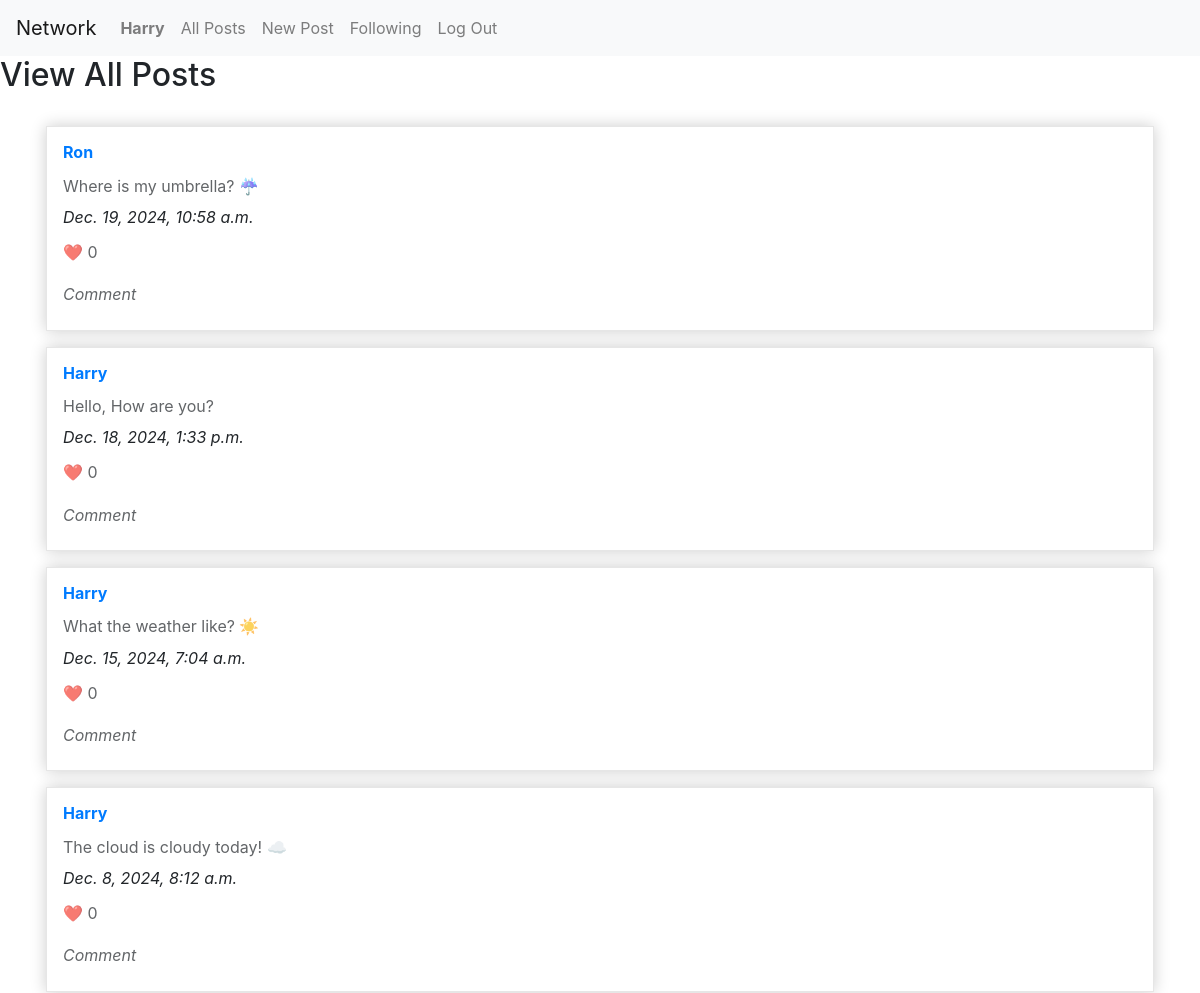
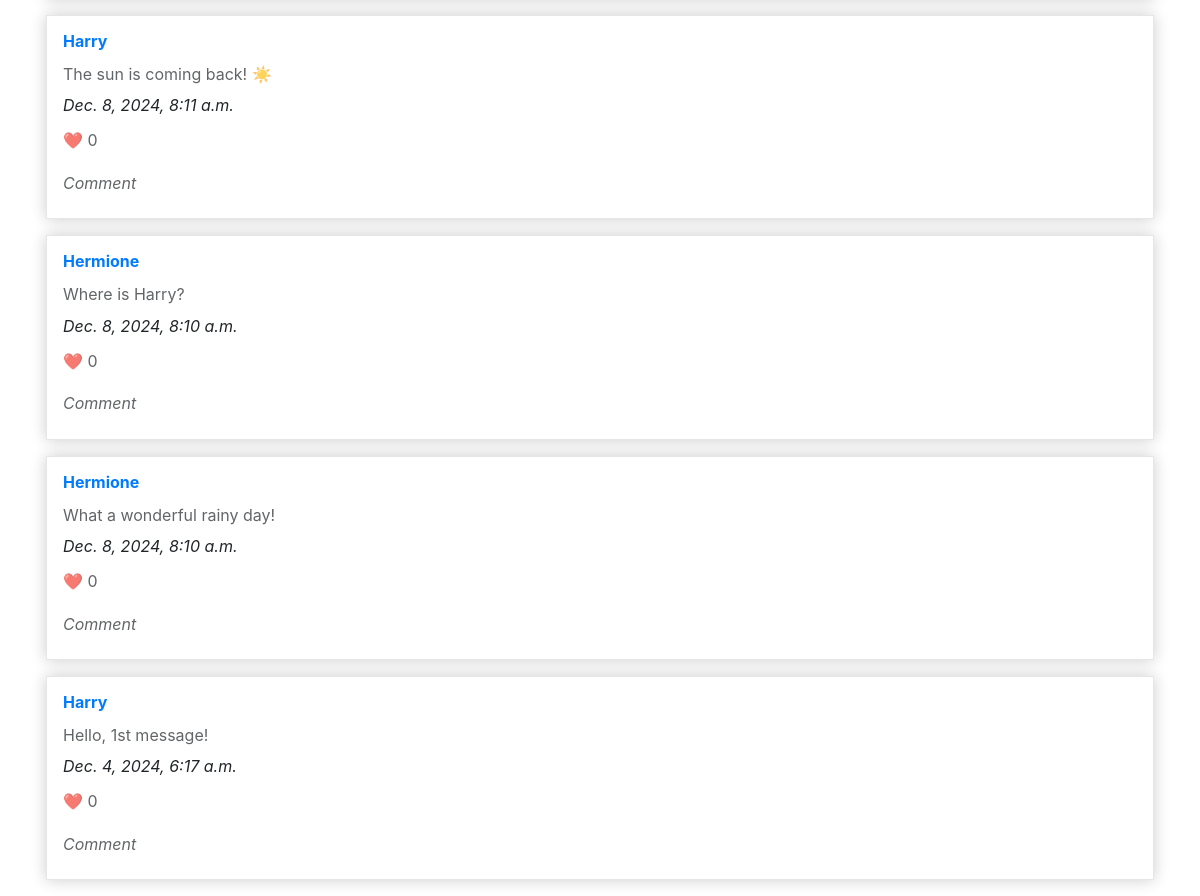
/ (signed in), run on the app's committed database (2 pictures, top to bottom).
### network/models.py (models this page shows)
class User(AbstractUser):
    pass

class Post(models.Model):
    user = models.ForeignKey("User", on_delete=models.CASCADE, related_name="posts")
    content = models.TextField()
    date = models.DateTimeField(auto_now_add=True)
    likes = models.ManyToManyField("User", related_name="liked_posts", blank=True)

### network/views.py (the view)
# urls.py: path("", views.index, name="index"),
def index(request):
    posts = Post.objects.all().filter().order_by("-date")
    return render(request, "network/index.html", {
        "posts": posts
    })

### network/templates/network/index.html
{% extends "network/layout.html" %}
{% load static %}
{% block body %}
  <h2>View All Posts</h2>
  <div class="container">
      {% for post in posts %}
        <div class="card-post">
          <h3><a href="{% url 'profile' post.user %}">{{post.user}}</a></h3>
          <p>
            {{ post.content }}
          </p>
          <i>{{post.date}}</i>
          <p>❤️ 0</p>
          <p><i>Comment</i></p>
        </div>
      {% endfor %}
    </div>
  </div>
{% endblock %}

### network/templates/network/layout.html (shortened to what this page needs)
{% load static %}
<!DOCTYPE html>
<html lang="en">
    <head>
        <link rel="stylesheet" href="https://stackpath.bootstrapcdn.com/bootstrap/4.4.1/css/bootstrap.min.css">
        <link href="{% static 'network/styles.css' %}" rel="stylesheet">
    </head>
    <body>
        <nav class="navbar navbar-expand-lg navbar-light bg-light">
            <a class="navbar-brand" href="{% url 'index' %}">Network</a>
            <div>
              <ul class="navbar-nav mr-auto">
                {% if user.is_authenticated %}
                    <li class="nav-item">
                        <a class="nav-link" href="{% url 'index' %}"><strong>{{ user.username }}</strong></a>
                    </li>
                {% endif %}
                <li class="nav-item">
                  <a class="nav-link" href="{% url 'index' %}">All Posts</a>
                </li>
                {% if user.is_authenticated %}
                    <li class="nav-item">
                      <a class="nav-link" href="{% url 'new_post' %}">New Post</a>
                    </li>
                    <li class="nav-item">
                        <a class="nav-link" href="{% url 'following' %}">Following</a>
                    </li>
                    <li class="nav-item">
                        <a class="nav-link" href="{% url 'logout' %}">Log Out</a>
                    </li>
                {% endif %}
              </ul>
            </div>
          </nav>
        <div class="body">
            {% block body %}
            {% endblock %}
    </body>
</html>

### network/static/network/styles.css (style rules this page uses)
.container { max-width: auto; margin-top: 32px; padding: 0 16px; }
.card-post { margin-bottom: 16px; padding: 1em; overflow: hidden; height: auto; background: white; border: solid 1px #e6e6e6; box-shadow: 0 0 15px rgba(0,0,0,0.2); display: flex; flex-direction: column; }
.card-post h3 { font-size: 16px; font-weight: bold; margin: 0; }
.card-post p { font-size: 16px; line-height: 1.4; opacity: .7; margin-bottom: 8px; margin-top: 12px; }

### data on the page
User: username "Harry"
Post: user "Ron", content "Where is my umbrella? ☔", date "Dec. 19, 2024, 10:58 a.m."
Post: user "Harry", content "Hello, How are you?", date "Dec. 18, 2024, 1:33 p.m."
Post: user "Harry", content "What the weather like? ☀️", date "Dec. 15, 2024, 7:04 a.m."
Post: user "Harry", content "The cloud is cloudy today! ☁️", date "Dec. 8, 2024, 8:12 a.m."
Post: user "Harry", content "The sun is coming back! ☀️", date "Dec. 8, 2024, 8:11 a.m."
Post: user "Hermione", content "Where is Harry?", date "Dec. 8, 2024, 8:10 a.m."
Post: user "Hermione", content "What a wonderful rainy day!", date "Dec. 8, 2024, 8:10 a.m."
Post: user "Harry", content "Hello, 1st message!", date "Dec. 4, 2024, 6:17 a.m."
